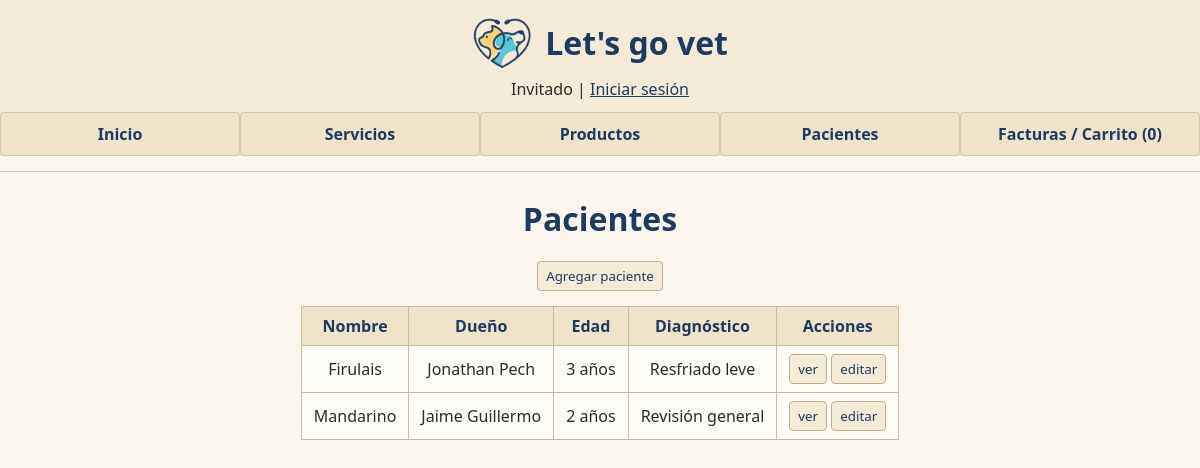
The page /index.php?page=pacientes on the database its author committed.
### tables this page shows
CREATE TABLE `pacientes` (
  `id_paciente` int(11) NOT NULL,
  `id_usuario` int(11) DEFAULT NULL,
  `nombre` varchar(100) NOT NULL,
  `edad` varchar(50) DEFAULT '',
  `especie` varchar(50) NOT NULL,
  `raza` varchar(100) DEFAULT NULL,
  `peso` decimal(5,2) DEFAULT NULL,
  `diagnostico` text DEFAULT NULL,
  `nombre_dueno` varchar(150) NOT NULL,
  `telefono_dueno` varchar(20) DEFAULT NULL,
  `activo` tinyint(1) DEFAULT 1,
  `creado_en` timestamp NULL DEFAULT current_timestamp()
);

### pages/pacientes.php (the view, shortened to what this page needs)
<?php
$resultado = $conection->query("SELECT id_paciente, nombre, edad, especie, raza, peso, diagnostico, nombre_dueno, telefono_dueno FROM pacientes WHERE activo = 1");
?>
<h1>Pacientes</h1>
<button popovertarget="nuevo-paciente">Agregar paciente</button>
<table>
    <thead>
        <tr>
            <th>Nombre</th>
            <th>Dueño</th>
            <th>Edad</th>
            <th>Diagnóstico</th>
            <th>Acciones</th>
        </tr>
    </thead>
    <tbody>
        <?php while ($row = $resultado->fetch_assoc()): ?>
        <tr>
            <td><?= htmlspecialchars($row['nombre']) ?></td>
            <td><?= htmlspecialchars($row['nombre_dueno']) ?></td>
            <td><?= htmlspecialchars($row['edad'] ?? '') ?></td>
            <td><?= htmlspecialchars($row['diagnostico'] ?? '') ?></td>
            <td>
                <button popovertarget="mas-<?= $row['id_paciente'] ?>">ver</button>
                <button popovertarget="edit-mas-<?= $row['id_paciente'] ?>">editar</button>
            </td>
        </tr>
        <?php endwhile; ?>
    </tbody>
</table>

### estilos.css (style rules this page uses)
body { margin: 0; font-family: 'Segoe UI', Arial, sans-serif; background-color: #faf6ee; color: #2b2b2b; text-align: center; }
h1, h2, h3 { color: #1f3a5f; }
table { border-collapse: collapse; margin: 15px auto; background-color: #fffdf8; }
th, td { border: 1px solid #cbbca0; padding: 8px 12px; }
th { background-color: #efe3cc; color: #1f3a5f; }
input, select, button { font-family: inherit; padding: 5px 8px; border: 1px solid #bfae8e; border-radius: 4px; }
button { background-color: #f3ead8; color: #1f3a5f; cursor: pointer; }

### rows shown on the page
pacientes: nombre "Firulais", nombre_dueno "Jonathan Pech", edad "3 años", diagnostico "Resfriado leve"
pacientes: nombre "Mandarino", nombre_dueno "Jaime Guillermo", edad "2 años", diagnostico "Revisión general"

### other values the page prints
$total_items "0"
